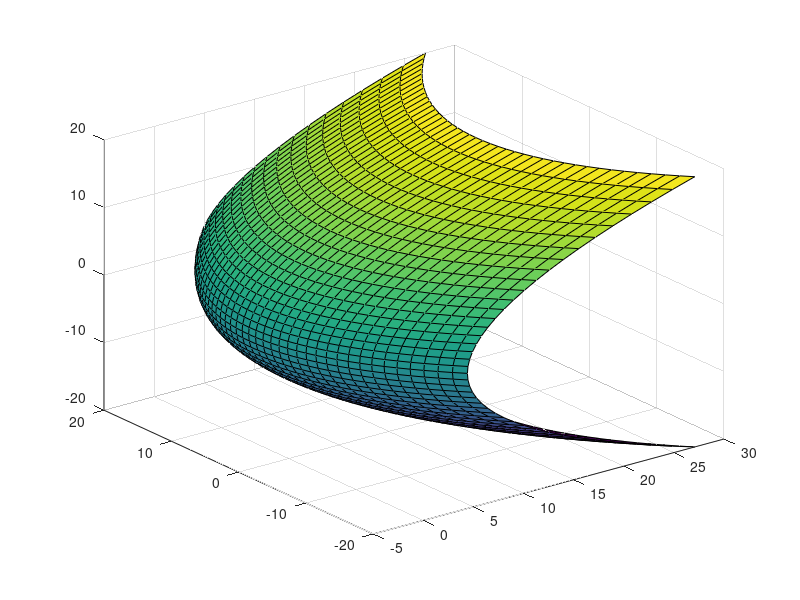

Write MATLAB code to recreate this figure. (Note: this script raises an error after producing the figure.)
%%graficar la superficie
[Z,Y]=meshgrid(-20:1:20,-20:1:20);
a=4.20;
b=6.9;
X0=4
X=((Z/a).^2+(Y/b).^2)-X0;
surf(X,Y,Z)
hold on;
%% graficar las curvas de nivel
z0=0;
y0=0;
xk1=-0.5;
xk2=0;
xk3=1;
xk4=2;
s=@(a,xk,X0)(a*(sqrt(xk+X0)));
dibujarelipse(s(b,xk1,X0),s(a,xk1,X0),z0,y0,xk1);
dibujarelipse(s(b,xk2,X0),s(a,xk2,X0),z0,y0,xk2);
dibujarelipse(s(b,xk3,X0),s(a,xk3,X0),z0,y0,xk3);
dibujarelipse(s(b,xk4,X0),s(a,xk4,X0),z0,y0,xk4);
%% graficar la elipsoide
a=4.20;
b=6.9;
c=3.60;
[x,y,z]=ellipsoid(1-a,0,0,a,b,c,30);
surf(x,y,z);
hold on;
plot3(1,0,0,'o');
hold on;
axis equal;
%% trazas elipse
z0=0;
y0=0;
xk1=-1;
xk2=-0.5;
xk3=0;
xk4=0.5;
s=@(m,n,xk)((m/n)*(sqrt(n^2-(xk-(1-n))^2)));
dibujarelipse(s(b,a,xk1),s(c,a,xk1),z0,y0,xk1);
hold on;
dibujarelipse(s(b,a,xk2),s(c,a,xk2),z0,y0,xk2);
dibujarelipse(s(b,a,xk3),s(c,a,xk3),z0,y0,xk3);
dibujarelipse(s(b,a,xk4),s(c,a,xk4),z0,y0,xk4);

